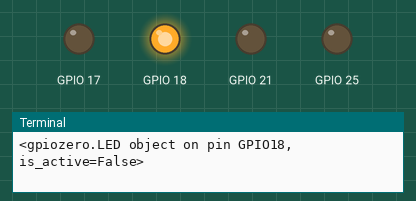
This program was run on a simulated Raspberry Pi (BCM pin numbers). Shown: output pins drawn as LEDs (lit = HIGH), the last lines printed to the terminal. Random numbers come from a fixed seed.

Above: at 0.16 s.
At 9.2 s:
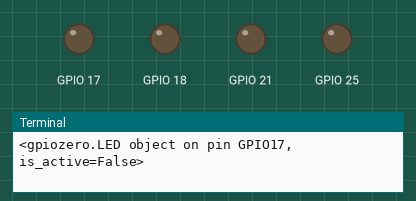
At 18.14 s:
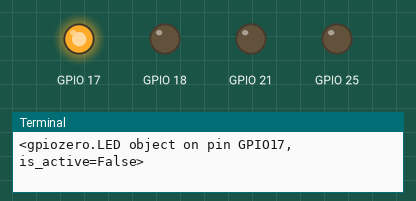
At 30.09 s:
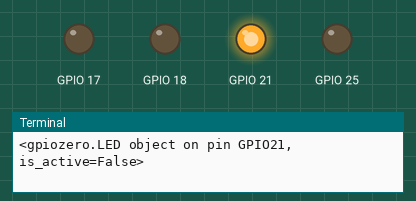
At 38.18 s:
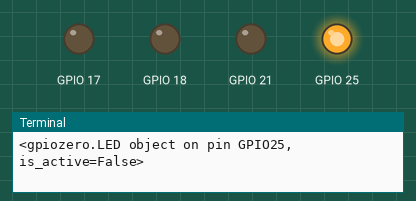
Timing chart, 0 to 40.0 s (numbered marks = the images above):
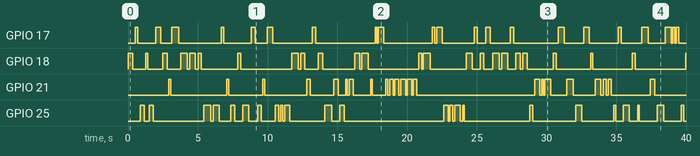

The program:

randomlyFlashingLeds.py
```python
from gpiozero import LED
from time import sleep
import random

#program1:
try:
    while True:

        led = LED(random.choice([17,18, 21, 25]))
        print(led)
        led.on()
        sleep(random.uniform(0.1, 0.5))
        led.off()
        sleep(random.uniform(0.1, 0.2))
        led = ''

except KeyboardInterrupt:
    # Clean up GPIO on script interruption
    leds.off()
    leds.close()
    print("end of code") 
```

Measured:
- by itself, GPIO 17: LOW → HIGH at 0.51 s, → LOW 0.20 s later, → HIGH 1.3 s later, → LOW 0.38 s later, … (42 changes in this stretch)
- by itself, GPIO 18: LOW → HIGH at 0.00 s, → LOW 0.33 s later, → HIGH 0.96 s later, → LOW 0.14 s later, … (47 changes in this stretch)
- by itself, GPIO 21: LOW → HIGH at 2.9 s, → LOW 0.11 s later, → HIGH 4.0 s later, → LOW 0.15 s later, … (44 changes in this stretch)
- by itself, GPIO 25: LOW → HIGH at 0.86 s, → LOW 0.29 s later, → HIGH 0.38 s later, → LOW 0.27 s later, … (46 changes in this stretch)
